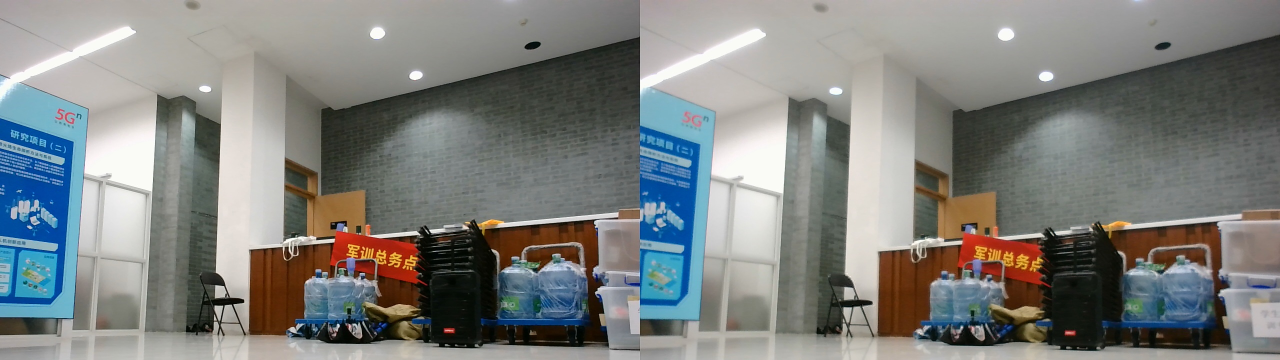
#> input picture Refer/data/img_1.jpg, 2560 x 720 px, given in place of the camera (shown at 1/2 size)
$ python BM.py   (older library calls are emulated)
#> lines starting #> are read from the running program, lines starting #| are printed output that depends on the picture
import numpy as np
import cv2
import camera_configs
import random
import math
cap = cv2.VideoCapture(0)
cap.set(3, 2560)
cap.set(4, 720)  #打开并设置摄像头
# 鼠标回调函数
# [10 lines left out: function onmouse_pick_points, not called in this run]

WIN_NAME = 'Deep disp'
cv2.namedWindow(WIN_NAME,  cv2.WINDOW_AUTOSIZE)

while True:
  ret, frame = cap.read()
#> frame is the input picture: shape (720, 2560, 3); mean B, G, R 125.7, 128.1, 126
  frame1 = frame[0:720, 0:1280]
  frame2 = frame[0:720, 1280:2560]  #割开双目图像

  imgL = cv2.cvtColor(frame1, cv2.COLOR_BGR2GRAY)  # 将BGR格式转换成灰度图片
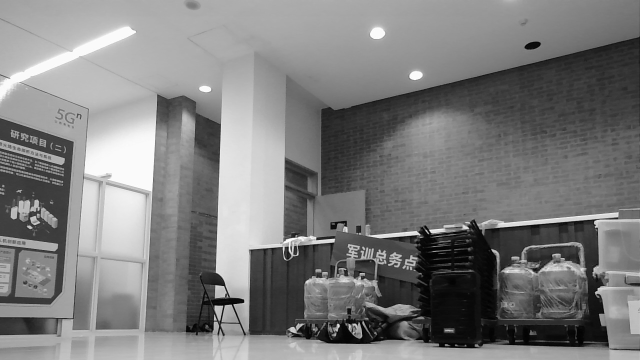
#> imgL: shape (720, 1280) (shown at 1/2 size); min 0, max 255, mean 125.4
  imgR = cv2.cvtColor(frame2, cv2.COLOR_BGR2GRAY)
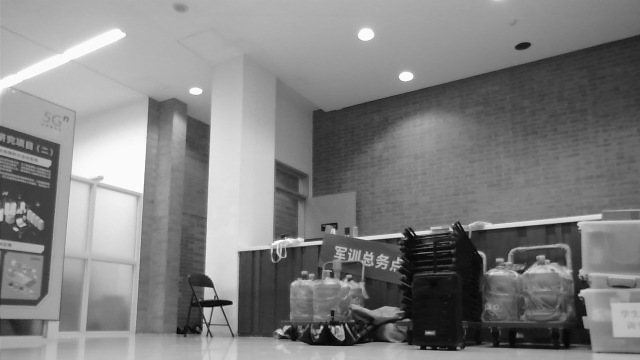
#> imgR: shape (720, 1280) (shown at 1/2 size); min 0, max 255, mean 129

  # cv2.remap 重映射，就是把一幅图像中某位置的像素放置到另一个图片指定位置的过程。
  # 依据MATLAB测量数据重建无畸变图片
  img1_rectified = cv2.remap(imgL, camera_configs.left_map1, camera_configs.left_map2, cv2.INTER_LINEAR)
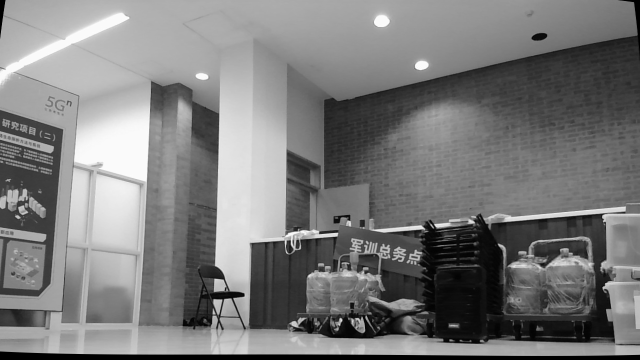
#> img1_rectified: shape (720, 1280) (shown at 1/2 size); min 0, max 255, mean 123
  img2_rectified = cv2.remap(imgR, camera_configs.right_map1, camera_configs.right_map2, cv2.INTER_LINEAR)
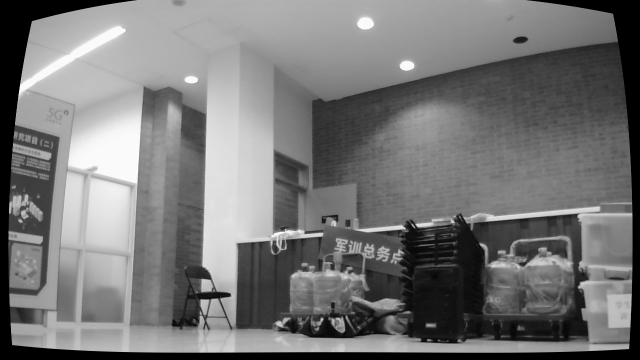
#> img2_rectified: shape (720, 1280) (shown at 1/2 size); min 0, max 255, mean 118.5

  imageL = cv2.cvtColor(img1_rectified, cv2.COLOR_GRAY2BGR)
  imageR = cv2.cvtColor(img2_rectified, cv2.COLOR_GRAY2BGR)

  # BM
  numberOfDisparities = ((1280 // 8) + 15) & -16  # 640对应是分辨率的宽

  stereo = cv2.StereoBM_create(numDisparities=16, blockSize=9)  #立体匹配
  stereo.setROI1(camera_configs.validPixROI1)
  stereo.setROI2(camera_configs.validPixROI2)
  stereo.setPreFilterCap(31)
  stereo.setBlockSize(15)
  stereo.setMinDisparity(0)
  stereo.setNumDisparities(numberOfDisparities)
  stereo.setTextureThreshold(10)
  stereo.setUniquenessRatio(15)
  stereo.setSpeckleWindowSize(100)
  stereo.setSpeckleRange(32)
  stereo.setDisp12MaxDiff(1)

  disparity = stereo.compute(img1_rectified, img2_rectified) # 计算视差
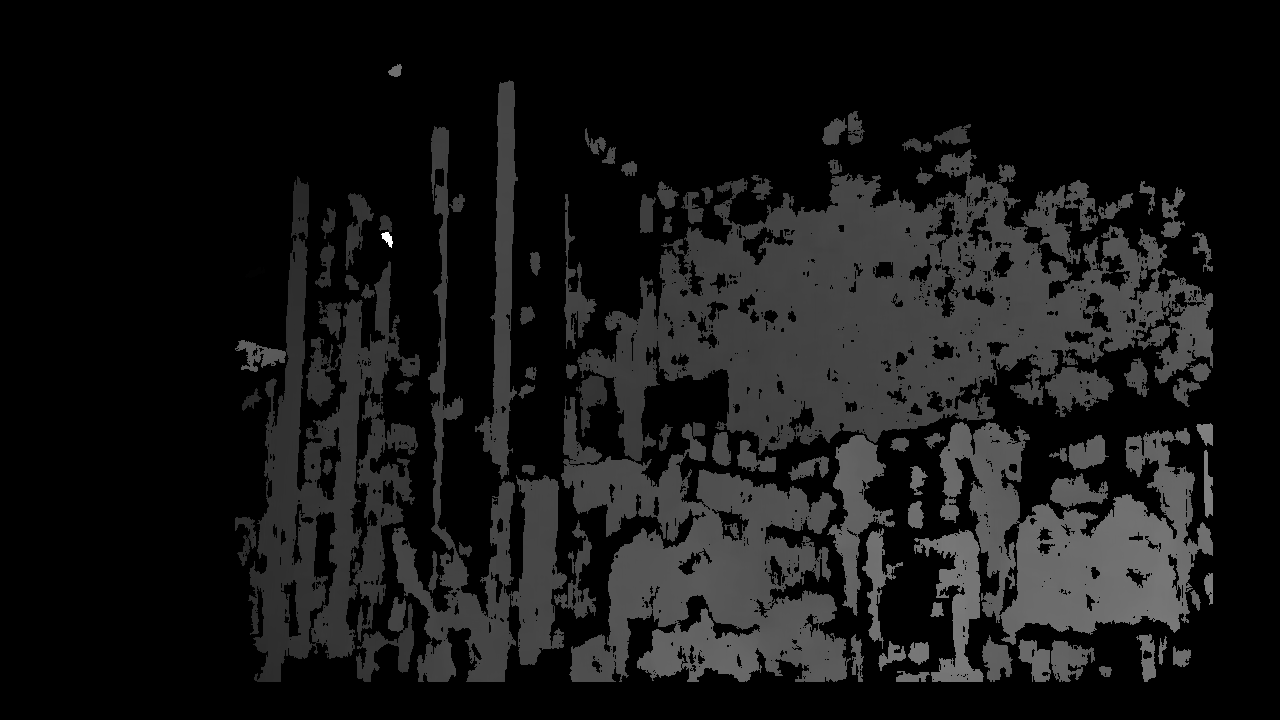
#> disparity: shape (720, 1280) int16; min -16, max 1616, mean 126.3; drawn with min black and max white

  disp = cv2.normalize(disparity, disparity, alpha=0, beta=255, norm_type=cv2.NORM_MINMAX, dtype=cv2.CV_8U)  #归一化函数算法

  threeD = cv2.reprojectImageTo3D(disparity, camera_configs.Q, handleMissingValues=True)  #计算三维坐标数据值
#> threeD: shape (720, 1280, 3) float32; 0.01% of the values are NaN or infinite; the others: min -4715.8, max 10000, mean 2806.2
  threeD = threeD * 16
#> threeD: shape (720, 1280, 3) float32; 0.01% of the values are NaN or infinite; the others: min -75453.1, max 160000, mean 44898.5

  # threeD[y][x] x:0~640; y:0~480;   !!!!!!!!!!
  cv2.setMouseCallback(WIN_NAME, onmouse_pick_points, threeD)

  cv2.imshow("left", frame1)
  # cv2.imshow("right", frame2)
  # cv2.imshow("left_r", imgL)
  # cv2.imshow("right_r", imgR)
  cv2.imshow(WIN_NAME, disp)  #显示深度图的双目画面

  key = cv2.waitKey(1)
#> (key q is pressed here)
  if key == ord("q"):
    break

cap.release()
cv2.destroyAllWindows()
